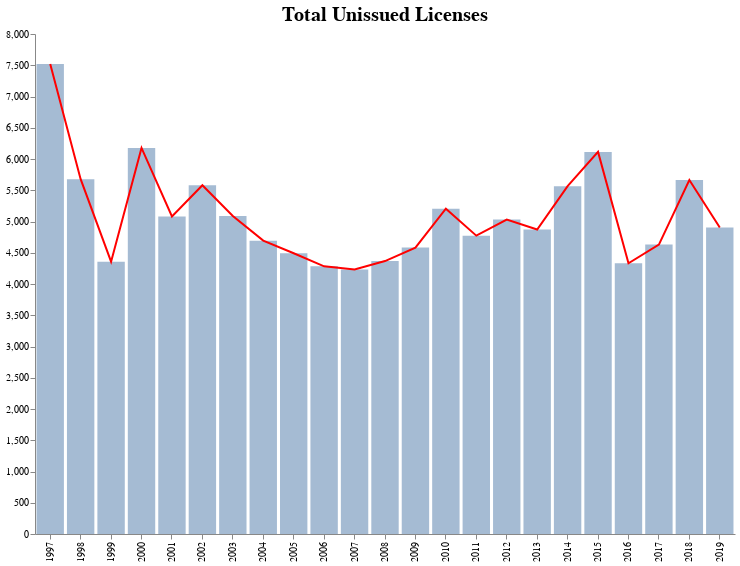

The notebook cell this image was saved under:
### Code cell
bars_n = alt.Chart(merged).mark_bar(opacity=0.5).encode(
     x=alt.X('Year',type = "ordinal", title=None, axis=alt.Axis(grid=False)),
     y=alt.Y("license_not_issued:Q",title=None)
   )



text_n = bars_n.mark_text(
    align='left',
    baseline='top',
    dy=-20,
    dx=5
).encode(
    text='license_not_issued:Q'
)



line_n = bars_n.mark_line(color='red').encode(
    y="license_not_issued:Q"
)

#(bar + line).properties(width=600)


#bars_1
plot_x = (bars_n +line_n).properties(title= 'Total Unissued Licenses',width=700, height=500).configure_axis(labels=False, labelFontWeight = 100, labelFontSize = 10).configure_axis(
    grid=False
).configure_view(
    strokeWidth=0
).configure_title(
    fontSize=20,
    font='Arial',
    anchor='middle',
    color='black'
)
plot_x

### Figure 1 — Vega-Lite specification as saved in the notebook (floating-point values rounded to 4 significant figures)
{"config": {"view": {"continuousWidth": 400, "continuousHeight": 300, "strokeWidth": 0}, "axis": {"grid": false}, "title": {"anchor": "middle", "color": "black", "font": "Arial", "fontSize": 20}}, "layer": [{"mark": {"type": "bar", "opacity": 0.5}, "encoding": {"x": {"type": "ordinal", "axis": {"grid": false}, "field": "Year", "title": null}, "y": {"type": "quantitative", "field": "license_not_issued", "title": null}}}, {"mark": {"type": "line", "color": "red"}, "encoding": {"x": {"type": "ordinal", "axis": {"grid": false}, "field": "Year", "title": null}, "y": {"type": "quantitative", "field": "license_not_issued"}}}], "data": {"name": "data-9aee9960223090a50b8d9c90bf9a5570"}, "height": 500, "title": "Total Unissued Licenses", "width": 700, "$schema": "https://vega.github.io/schema/vega-lite/v4.0.2.json", "datasets": {"data-9aee9960223090a50b8d9c90bf9a5570": [{"Year": 1997, "total_license_issued": 25818, "total_license_application": 33337, "license_not_issued": 7519}, {"Year": 1998, "total_license_issued": 26378, "total_license_application": 32055, "license_not_issued": 5677}, {"Year": 1999, "total_license_issued": 27207, "total_license_application": 31564, "license_not_issued": 4357}, {"Year": 2000, "total_license_issued": 26118, "total_license_application": 32296, "license_not_issued": 6178}, {"Year": 2001, "total_license_issued": 26544, "total_license_application": 31624, "license_not_issued": 5080}, {"Year": 2002, "total_license_issued": 26231, "total_license_application": 31811, "license_not_issued": 5580}, {"Year": 2003, "total_license_issued": 26410, "total_license_application": 31498, "license_not_issued": 5088}, {"Year": 2004, "total_license_issued": 24524, "total_license_application": 29218, "license_not_issued": 4694}, {"Year": 2005, "total_license_issued": 26981, "total_license_application": 31473, "license_not_issued": 4492}, {"Year": 2006, "total_license_issued": 27424, "total_license_application": 31707, "license_not_issued": 4283}, {"Year": 2007, "total_license_issued": 27438, "total_license_application": 31669, "license_not_issued": 4231}, {"Year": 2008, "total_license_issued": 27753, "total_license_application": 32120, "license_not_issued": 4367}, {"Year": 2009, "total_license_issued": 28156, "total_license_application": 32739, "license_not_issued": 4583}, {"Year": 2010, "total_license_issued": 28459, "total_license_application": 33663, "license_not_issued": 5204}, {"Year": 2011, "total_license_issued": 28907, "total_license_application": 33681, "license_not_issued": 4774}, {"Year": 2012, "total_license_issued": 29366, "total_license_application": 34397, "license_not_issued": 5031}, {"Year": 2013, "total_license_issued": 29603, "total_license_application": 34475, "license_not_issued": 4872}, {"Year": 2014, "total_license_issued": 29195, "total_license_application": 34761, "license_not_issued": 5566}, {"Year": 2015, "total_license_issued": 28553, "total_license_application": 34667, "license_not_issued": 6114}, {"Year": 2016, "total_license_issued": 29447, "total_license_application": 33779, "license_not_issued": 4332}, {"Year": 2017, "total_license_issued": 29739, "total_license_application": 34370, "license_not_issued": 4631}, {"Year": 2018, "total_license_issued": 30852, "total_license_application": 36516, "license_not_issued": 5664}, {"Year": 2019, "total_license_issued": 32357, "total_license_application": 37260, "license_not_issued": 4903}]}}
